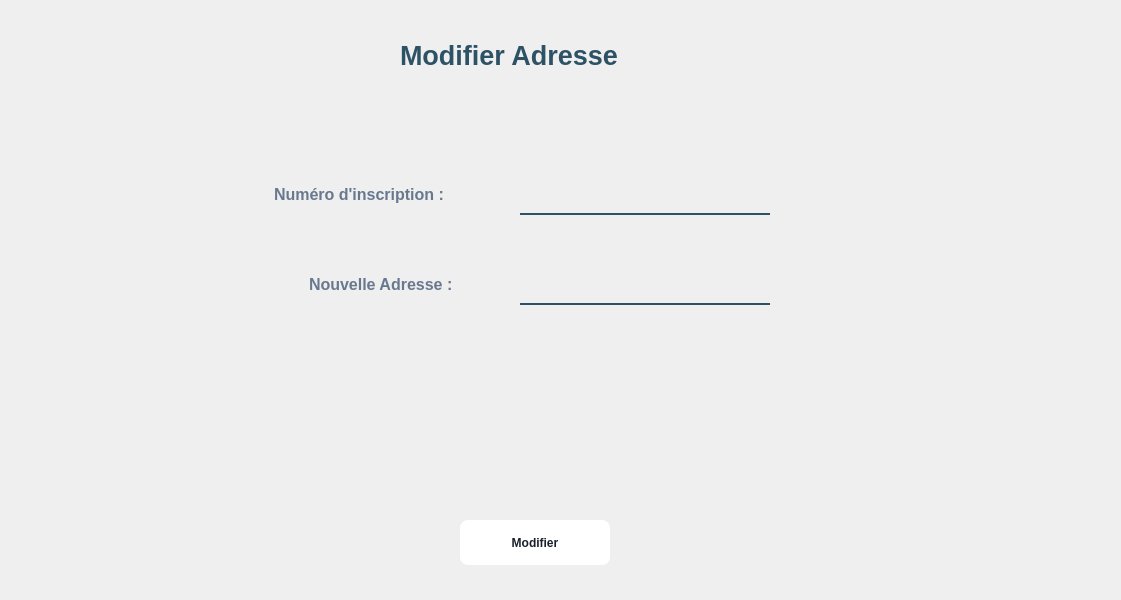
<?xml version="1.0" encoding="UTF-8"?>
<ui version="4.0">
 <class>Dialog</class>
 <widget class="QDialog" name="Dialog">
  <property name="geometry">
   <rect>
    <x>0</x>
    <y>0</y>
    <width>1121</width>
    <height>600</height>
   </rect>
  </property>
  <property name="windowTitle">
   <string>Dialog</string>
  </property>
  <widget class="QLineEdit" name="lineEdit_2">
   <property name="geometry">
    <rect>
     <x>520</x>
     <y>270</y>
     <width>250</width>
     <height>35</height>
    </rect>
   </property>
   <property name="font">
    <font>
     <pointsize>12</pointsize>
    </font>
   </property>
   <property name="styleSheet">
    <string notr="true">background-color:rgba(0,0,0,0);
border: 2px solid rgba(0,0,0,0);
border-bottom-color:rgba(46,82,101,255);
color:rgb(0,0,0);
padding-bottom:7px;</string>
   </property>
   <property name="placeholderText">
    <string/>
   </property>
  </widget>
  <widget class="QLabel" name="label">
   <property name="geometry">
    <rect>
     <x>270</x>
     <y>180</y>
     <width>241</width>
     <height>35</height>
    </rect>
   </property>
   <property name="font">
    <font>
     <pointsize>12</pointsize>
     <weight>75</weight>
     <bold>true</bold>
    </font>
   </property>
   <property name="styleSheet">
    <string notr="true">background-color:rgba(0,0,0,0);
color:rgb(104, 121, 143);
padding-bottom:7px;</string>
   </property>
   <property name="text">
    <string>Numéro d'inscription :</string>
   </property>
  </widget>
  <widget class="QLabel" name="label_10">
   <property name="geometry">
    <rect>
     <x>400</x>
     <y>30</y>
     <width>271</width>
     <height>51</height>
    </rect>
   </property>
   <property name="font">
    <font>
     <family>Arial</family>
     <pointsize>20</pointsize>
     <weight>75</weight>
     <bold>true</bold>
     <underline>false</underline>
    </font>
   </property>
   <property name="styleSheet">
    <string notr="true">color:rgba(46,82,101,255);
background-color:rgba(0,0,0,0);
</string>
   </property>
   <property name="text">
    <string>Modifier Adresse</string>
   </property>
  </widget>
  <widget class="QLabel" name="label_4">
   <property name="geometry">
    <rect>
     <x>-10</x>
     <y>-150</y>
     <width>1131</width>
     <height>761</height>
    </rect>
   </property>
   <property name="styleSheet">
    <string notr="true">border-image:url(:/img/897.jpg);</string>
   </property>
   <property name="text">
    <string/>
   </property>
  </widget>
  <widget class="QPushButton" name="pushButton">
   <property name="geometry">
    <rect>
     <x>460</x>
     <y>520</y>
     <width>150</width>
     <height>45</height>
    </rect>
   </property>
   <property name="font">
    <font>
     <pointsize>-1</pointsize>
     <weight>87</weight>
     <bold>true</bold>
    </font>
   </property>
   <property name="styleSheet">
    <string notr="true">  background: #FFFFFF;
  border: 0 solid #E2E8F0;
  color: #1A202C;
  font-size: 12px;
  font-weight: 700;
  height: 56px;
  border-radius: 8px;

</string>
   </property>
   <property name="text">
    <string>Modifier</string>
   </property>
  </widget>
  <widget class="QLineEdit" name="lineEdit">
   <property name="geometry">
    <rect>
     <x>520</x>
     <y>180</y>
     <width>250</width>
     <height>35</height>
    </rect>
   </property>
   <property name="font">
    <font>
     <pointsize>12</pointsize>
    </font>
   </property>
   <property name="styleSheet">
    <string notr="true">background-color:rgba(0,0,0,0);
border: 2px solid rgba(0,0,0,0);
border-bottom-color:rgba(46,82,101,255);
color:rgb(0,0,0);
padding-bottom:7px;</string>
   </property>
   <property name="placeholderText">
    <string/>
   </property>
  </widget>
  <widget class="QLabel" name="label_2">
   <property name="geometry">
    <rect>
     <x>305</x>
     <y>270</y>
     <width>201</width>
     <height>35</height>
    </rect>
   </property>
   <property name="font">
    <font>
     <pointsize>12</pointsize>
     <weight>75</weight>
     <bold>true</bold>
    </font>
   </property>
   <property name="styleSheet">
    <string notr="true">background-color:rgba(0,0,0,0);
color:rgb(104, 121, 143);
padding-bottom:7px;</string>
   </property>
   <property name="text">
    <string>Nouvelle Adresse :</string>
   </property>
  </widget>
  <zorder>label_4</zorder>
  <zorder>lineEdit_2</zorder>
  <zorder>label</zorder>
  <zorder>label_10</zorder>
  <zorder>pushButton</zorder>
  <zorder>lineEdit</zorder>
  <zorder>label_2</zorder>
 </widget>
 <resources>
  <include location="../img/back.qrc"/>
 </resources>
 <connections/>
</ui>
